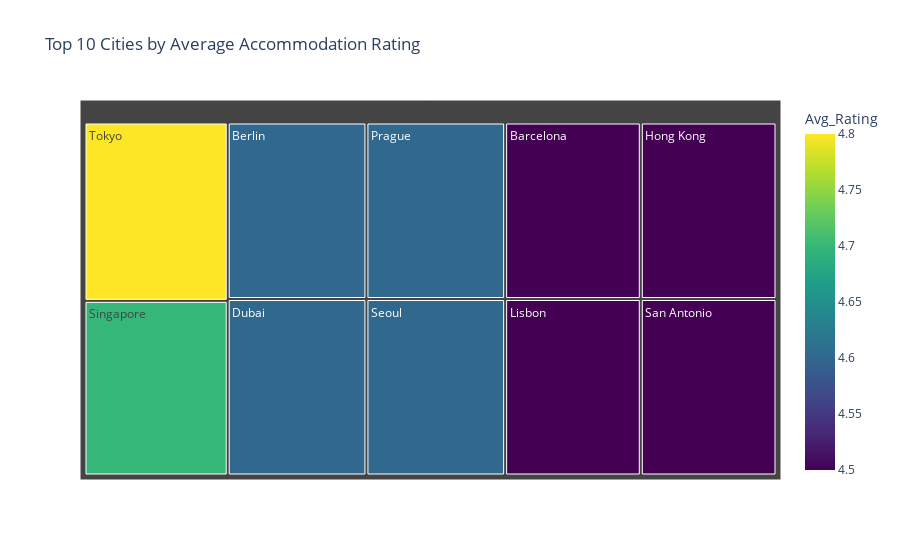

Notebook cell for this chart:
### Markdown cell above
### Top 10 Cities by Average Accommodation Rating
##### Compare the top 10 cities by their average accommodation rating using a treemap to emphasize city size.

### Code cell
# Execute the query
query = """
SELECT 
    City, 
    AVG(Rating) AS Avg_Rating
FROM Accommodation
GROUP BY City
ORDER BY Avg_Rating DESC
LIMIT 10;
"""
df = pd.read_sql(query, engine)

# Create a treemap
fig = px.treemap(
    df, 
    path=['City'], 
    values='Avg_Rating', 
    title='Top 10 Cities by Average Accommodation Rating',
    color='Avg_Rating',
    color_continuous_scale='Viridis'
)
fig.show()

### Figure 1 — Plotly figure (JSON) as saved in the notebook; plotly's stock layout.template omitted (floating-point values rounded to 4 significant figures)
{"data": [{"branchvalues": "total", "customdata": [[4.5], [4.6], [4.6], [4.5], [4.5], [4.6], [4.5], [4.6], [4.7], [4.8]], "domain": {"x": [0, 1], "y": [0, 1]}, "hovertemplate": "labels=%{label}<br>Avg_Rating_sum=%{value}<br>parent=%{parent}<br>id=%{id}<br>Avg_Rating=%{color}<extra></extra>", "ids": ["Barcelona", "Berlin", "Dubai", "Hong Kong", "Lisbon", "Prague", "San Antonio", "Seoul", "Singapore", "Tokyo"], "labels": ["Barcelona", "Berlin", "Dubai", "Hong Kong", "Lisbon", "Prague", "San Antonio", "Seoul", "Singapore", "Tokyo"], "marker": {"coloraxis": "coloraxis", "colors": [4.5, 4.6, 4.6, 4.5, 4.5, 4.6, 4.5, 4.6, 4.7, 4.8]}, "name": "", "parents": ["", "", "", "", "", "", "", "", "", ""], "type": "treemap", "values": [4.5, 4.6, 4.6, 4.5, 4.5, 4.6, 4.5, 4.6, 4.7, 4.8]}], "layout": {"autosize": true, "coloraxis": {"colorbar": {"title": {"text": "Avg_Rating"}}, "colorscale": [[0, "#440154"], [0.1111, "#482878"], [0.2222, "#3e4989"], [0.3333, "#31688e"], [0.4444, "#26828e"], [0.5556, "#1f9e89"], [0.6667, "#35b779"], [0.7778, "#6ece58"], [0.8889, "#b5de2b"], [1, "#fde725"]]}, "legend": {"tracegroupgap": 0}, "title": {"text": "Top 10 Cities by Average Accommodation Rating"}}}
